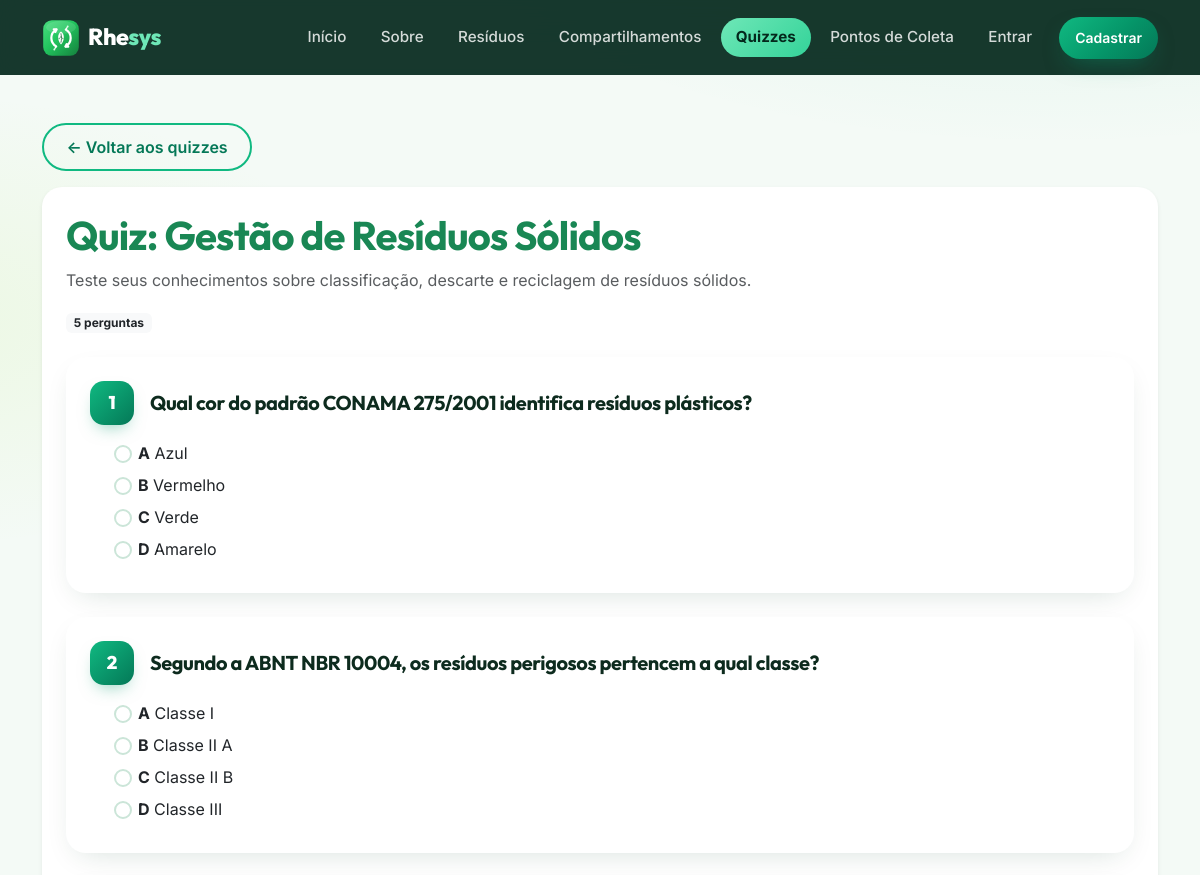
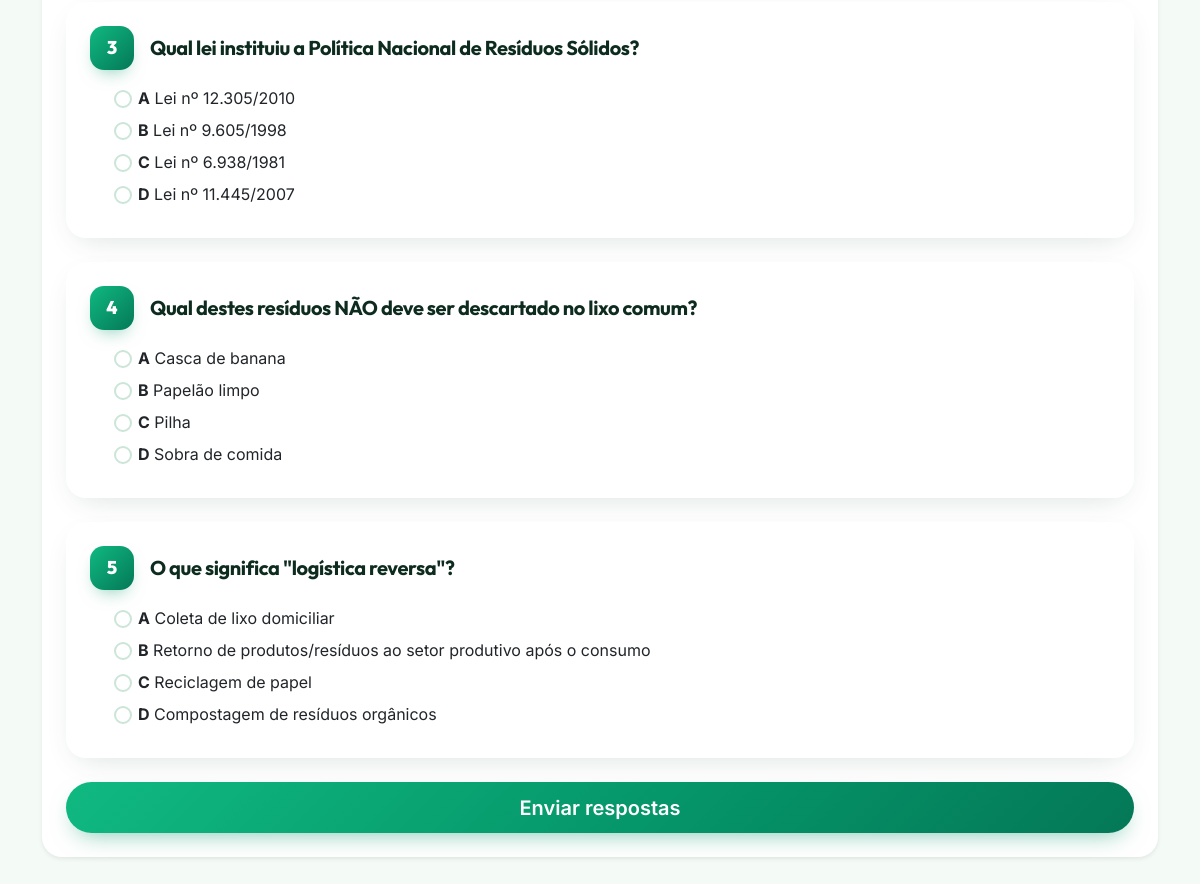
The app's page /pages/quiz.php?id=1 with its own data (2 pictures, top to bottom).
### tables this page shows
CREATE TABLE quiz (
    id_quiz INT AUTO_INCREMENT PRIMARY KEY,
    titulo VARCHAR(150) NOT NULL,
    descricao TEXT
);

CREATE TABLE pergunta (
    id_pergunta INT AUTO_INCREMENT PRIMARY KEY,
    id_quiz INT NOT NULL,
    enunciado TEXT NOT NULL,
    alternativa_a VARCHAR(255) NOT NULL,
    alternativa_b VARCHAR(255) NOT NULL,
    alternativa_c VARCHAR(255) NOT NULL,
    alternativa_d VARCHAR(255) NOT NULL,
    resposta_correta CHAR(1) NOT NULL,
    INDEX idx_pergunta_quiz (id_quiz),
    CONSTRAINT fk_pergunta_quiz
        FOREIGN KEY (id_quiz) REFERENCES quiz(id_quiz)
        ON DELETE CASCADE ON UPDATE CASCADE,
    CONSTRAINT chk_resposta_correta
        CHECK (resposta_correta IN ('a', 'b', 'c', 'd'))
);

### pages/quiz.php (the view, shortened to what this page needs)
<?php
require_once __DIR__ . '/../config/conexao.php';
require __DIR__ . '/../includes/header.php';
$id_quiz = isset($_GET['id']) ? (int)$_GET['id'] : 0;
    ?>
    <?php
if ($id_quiz > 0) {
    $sql_quiz = "SELECT * FROM quiz WHERE id_quiz = :id";
    $stmt_quiz = $pdo->prepare($sql_quiz);
    $stmt_quiz->bindValue(':id', $id_quiz, PDO::PARAM_INT);
    $stmt_quiz->execute();
    $quiz = $stmt_quiz->fetch();
    $sql_perguntas = "SELECT * FROM pergunta WHERE id_quiz = :id ORDER BY id_pergunta";
    $stmt_perguntas = $pdo->prepare($sql_perguntas);
    $stmt_perguntas->bindValue(':id', $id_quiz, PDO::PARAM_INT);
    $stmt_perguntas->execute();
    $perguntas = $stmt_perguntas->fetchAll();
    ?>
    <a href="quiz.php" class="btn btn-outline-success mb-3">&larr; Voltar aos quizzes</a>
    <div class="card shadow-sm">
        <div class="card-body p-4">
            <h1 class="card-title text-success"><?php echo htmlspecialchars($quiz['titulo']); ?></h1>
            <p class="text-muted"><?php echo htmlspecialchars($quiz['descricao']); ?></p>
            <p class="badge bg-light text-dark mb-4"><?php echo count($perguntas); ?> perguntas</p>
            <?php if (count($perguntas) === 0): ?>
                <div class="alert alert-info">Este quiz ainda não possui perguntas cadastradas.</div>
            <?php else: ?>
                <form method="POST" action="quiz.php?id=<?php echo $id_quiz; ?>">
                    <?php foreach ($perguntas as $index => $p): ?>
                        <div class="info-card mb-4">
                            <div class="card-body p-4">
                                <div class="d-flex align-items-center gap-3 mb-3">
                                    <div class="q-num"><?php echo $index + 1; ?></div>
                                    <h5 class="mb-0"><?php echo htmlspecialchars($p['enunciado']); ?></h5>
                                </div>
                                <div class="ms-4">
                                    <?php foreach (['a', 'b', 'c', 'd'] as $alt): ?>
                                        <div class="form-check mb-2 quiz-option">
                                            <input class="form-check-input" type="radio"
                                                   name="respostas[<?php echo $p['id_pergunta']; ?>]"
                                                   id="p<?php echo $p['id_pergunta']; ?>_<?php echo $alt; ?>"
                                                   value="<?php echo $alt; ?>" required>
                                            <label class="form-check-label" for="p<?php echo $p['id_pergunta']; ?>_<?php echo $alt; ?>">
                                                <strong><?php echo strtoupper($alt); ?></strong>
                                                <?php echo htmlspecialchars($p['alternativa_' . $alt]); ?>
                                            </label>
                                        </div>
                                    <?php endforeach; ?>
                                </div>
                            </div>
                        </div>
                    <?php endforeach; ?>
                    <button type="submit" class="btn btn-success btn-lg w-100">
                        Enviar respostas
                    </button>
                </form>
            <?php endif; ?>
        </div>
    </div>
    <?php
    require __DIR__ . '/../includes/footer.php';
    exit;
}
?>
<?php require __DIR__ . '/../includes/footer.php'; ?>

### includes/header.php (shortened to what this page needs)
<!DOCTYPE html>
<html lang="pt-br">
<head>
    <link href="https://cdn.jsdelivr.net/npm/bootstrap@5.3.3/dist/css/bootstrap.min.css" rel="stylesheet">
    <link href="https://cdn.jsdelivr.net/npm/bootstrap-icons@1.11.3/font/bootstrap-icons.min.css" rel="stylesheet">
    <link rel="stylesheet" href="<?php echo BASE_URL; ?>css/style.css">
</head>
<body>
<nav class="navbar navbar-expand-lg navbar-rhe">
    <div class="container">
        <a class="navbar-brand d-flex align-items-center gap-2" href="<?php echo BASE_URL; ?>index.php">
            <img src="<?php echo BASE_URL; ?>img/logo-icon.svg" alt="Logotipo Rhesys" width="38" height="38">
            <span>Rhe<span class="brand-sys">sys</span></span>
        </a>
        <div class="collapse navbar-collapse" id="menuPrincipal">
            <ul class="navbar-nav ms-auto align-items-lg-center gap-lg-1">
                <?php
                $pagina_atual = basename($_SERVER['PHP_SELF']);
                $links = [
                    'index.php'             => ['Início', 'index.php'],
                    'sobre.php'             => ['Sobre', 'pages/sobre.php'],
                    'residuos.php'          => ['Resíduos', 'pages/residuos.php'],
                    'compartilhamentos.php' => ['Compartilhamentos', 'pages/compartilhamentos.php'],
                    'quiz.php'              => ['Quizzes', 'pages/quiz.php'],
                    'pontos_coleta.php'     => ['Pontos de Coleta', 'pages/pontos_coleta.php'],
                ];
                foreach ($links as $arquivo => $item):
                    $classe = ($pagina_atual === $arquivo) ? ' active' : '';
                ?>
                <li class="nav-item">
                    <a class="nav-link<?php echo $classe; ?>" href="<?php echo BASE_URL . $item[1]; ?>">
                        <?php echo $item[0]; ?>
                    </a>
                </li>
                <?php endforeach; ?>
                <?php if (isset($_SESSION['id_usuario'])): ?>
                <li class="nav-item">
                    <span class="nav-link">
                        <i class="bi bi-person-circle"></i>
                        Olá, <?php echo htmlspecialchars($_SESSION['nome_usuario']); ?>
                    </span>
                </li>
                <li class="nav-item">
                    <a class="nav-link" href="<?php echo BASE_URL; ?>pages/logout.php">Sair</a>
                </li>
                <?php else: ?>
                <li class="nav-item">
                    <a class="nav-link" href="<?php echo BASE_URL; ?>pages/login.php">Entrar</a>
                </li>
                <li class="nav-item ms-lg-2">
                    <a class="btn btn-success btn-sm px-3 my-1" href="<?php echo BASE_URL; ?>pages/cadastro.php">Cadastrar</a>
                </li>
                <?php endif; ?>
            </ul>
        </div>
    </div>
</nav>
<main class="container my-4 my-lg-5">

### includes/footer.php (shortened to what this page needs)
</main>
</body>
</html>

### css/style.css (style rules this page uses)
:root { --rhe-50: #ecfdf5; --rhe-100: #d1fae5; --rhe-200: #a7f3d0; --rhe-300: #6ee7b7; --rhe-400: #34d399; --rhe-500: #10b981; --rhe-600: #059669; --rhe-700: #047857; --rhe-800: #065f46; --rhe-900: #064e3b; --rhe-950: #04281c; --rhe-ink: #0d2b1e; --rhe-lime: #a3e635; --rhe-bg: #f4faf6; --rhe-radius: 1.25rem; --rhe-shadow: 0 10px 30px -12px rgba(4, 66, 41, .18); --rhe-shadow-lg: 0 24px 60px -20px rgba(4, 66, 41, .35); }
* { -webkit-tap-highlight-color: transparent; }
html { scroll-behavior: smooth; }
body { font-family: 'Inter', system-ui, -apple-system, 'Segoe UI', sans-serif; background: radial-gradient(1100px 480px at 88% -8%, rgba(16, 185, 129, .10), transparent 60%), radial-gradient(900px 420px at -10% 18%, rgba(163, 230, 53, .10), transparent 55%), var(--rhe-bg); color: #20302a; display: flex; flex-direction: column; min-height: 100vh; -webkit-font-smoothing: antialiased; }
main { flex: 1; }
h1, h2, h3, h4, h5, h6 { font-family: 'Outfit', 'Inter', sans-serif; font-weight: 700; letter-spacing: -.02em; color: var(--rhe-ink); }
p { line-height: 1.65; }
a { color: var(--rhe-600); }
.btn { font-weight: 600; border-radius: 999px; }
.btn-success { background: linear-gradient(135deg, var(--rhe-500), var(--rhe-600) 55%, var(--rhe-700)); border: none; color: #fff; box-shadow: 0 10px 24px -10px rgba(5, 150, 105, .55); padding: .65rem 1.5rem; transition: transform .2s ease, box-shadow .2s ease, filter .2s ease; }
.btn-outline-success { border: 2px solid var(--rhe-500); color: var(--rhe-700); padding: .6rem 1.4rem; background: transparent; transition: all .2s ease; }
.navbar-rhe { position: sticky; top: 0; z-index: 1030; background: rgba(4, 40, 28, .92); backdrop-filter: blur(14px); -webkit-backdrop-filter: blur(14px); padding: .8rem 0; transition: box-shadow .3s ease, padding .3s ease; }
.navbar-rhe .navbar-brand { font-family: 'Outfit', sans-serif; font-weight: 800; font-size: 1.45rem; letter-spacing: -.02em; color: #fff; display: flex; align-items: center; }
.navbar-rhe .brand-sys { color: var(--rhe-300); }
.navbar-rhe .nav-link { color: rgba(255, 255, 255, .82); font-weight: 500; font-size: .95rem; padding: .5rem .95rem !important; border-radius: 999px; transition: all .25s ease; }
.navbar-rhe .nav-link.active { color: var(--rhe-950); background: linear-gradient(135deg, var(--rhe-300), var(--rhe-400)); font-weight: 700; }
.info-card { border: none; border-radius: var(--rhe-radius); box-shadow: var(--rhe-shadow); height: 100%; background: #fff; }
.q-num { width: 44px; height: 44px; border-radius: 14px; background: linear-gradient(135deg, var(--rhe-500), var(--rhe-700)); color: #fff; font-family: 'Outfit', sans-serif; font-weight: 800; font-size: 1.15rem; display: grid; place-items: center; flex: 0 0 auto; box-shadow: 0 8px 18px -8px rgba(5, 150, 105, .55); }
.quiz-option .form-check-input { border: 2px solid #cbe5d8; width: 1.15em; height: 1.15em; margin-top: .22em; }
.quiz-option label { cursor: pointer; }
.card { border: none; border-radius: var(--rhe-radius); }

### records on screen
quiz: titulo "Quiz: Gestão de Resíduos Sólidos", descricao "Teste seus conhecimentos sobre classificação, descarte e reciclagem de resíduos sólidos."
pergunta: enunciado "Qual cor do padrão CONAMA 275/2001 identifica resíduos plásticos?", alt "A", alternativa_a "Azul", alt "B", alternativa_b "Vermelho", alt "C", alternativa_c "Verde", alt "D", alternativa_d "Amarelo"
pergunta: enunciado "Segundo a ABNT NBR 10004, os resíduos perigosos pertencem a qual classe?", alt "A", alternativa_a "Classe I", alt "B", alternativa_b "Classe II A", alt "C", alternativa_c "Classe II B", alt "D", alternativa_d "Classe III"
pergunta: enunciado "Qual lei instituiu a Política Nacional de Resíduos Sólidos?", alt "A", alternativa_a "Lei nº 12.305/2010", alt "B", alternativa_b "Lei nº 9.605/1998", alt "C", alternativa_c "Lei nº 6.938/1981", alt "D", alternativa_d "Lei nº 11.445/2007"
pergunta: enunciado "Qual destes resíduos NÃO deve ser descartado no lixo comum?", alt "A", alternativa_a "Casca de banana", alt "B", alternativa_b "Papelão limpo", alt "C", alternativa_c "Pilha", alt "D", alternativa_d "Sobra de comida"
pergunta: enunciado "O que significa \"logística reversa\"?", alt "A", alternativa_a "Coleta de lixo domiciliar", alt "B", alternativa_b "Retorno de produtos/resíduos ao setor produtivo após o consumo", alt "C", alternativa_c "Reciclagem de papel", alt "D", alternativa_d "Compostagem de resíduos orgânicos"

### other values on screen
$item[0] "Início"
$item[0] "Sobre"
$item[0] "Resíduos"
$item[0] "Compartilhamentos"
$item[0] "Quizzes"
$item[0] "Pontos de Coleta"
count($perguntas) "5"
